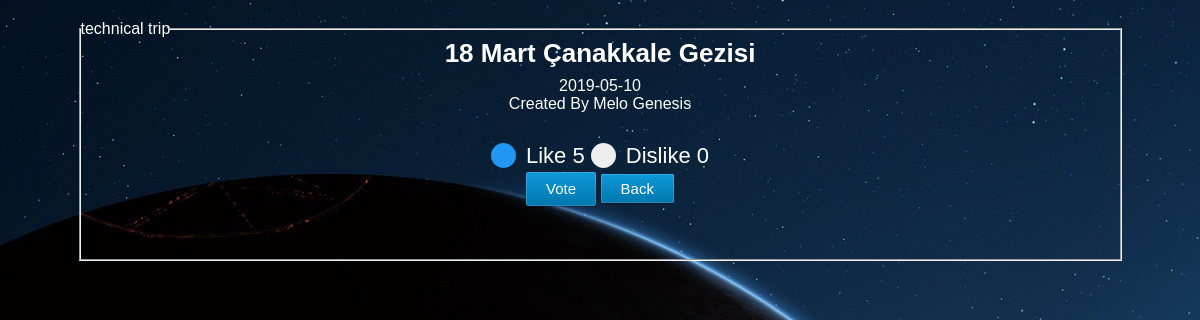
The page /vote.php?id=1 (signed in) on the database its author committed.
### tables this page shows
CREATE TABLE `proposal` (
  `id` int(11) NOT NULL AUTO_INCREMENT,
  `mem_id` int(11) NOT NULL,
  `type` varchar(255) DEFAULT NULL,
  `description` varchar(255) DEFAULT NULL,
  `likeCount` int(11) unsigned DEFAULT NULL,
  `dislikeCount` int(11) unsigned DEFAULT NULL,
  `createdAt` date DEFAULT NULL,
  `isActive` int(11) NOT NULL DEFAULT '1',
  PRIMARY KEY (`id`),
  KEY `proposal_ibfk_1` (`mem_id`),
  CONSTRAINT `proposal_ibfk_1` FOREIGN KEY (`mem_id`) REFERENCES `member` (`id`) ON DELETE CASCADE
);

CREATE TABLE `member` (
  `id` int(11) NOT NULL AUTO_INCREMENT,
  `fname` varchar(255) DEFAULT NULL,
  `lname` varchar(255) DEFAULT NULL,
  `email` varchar(255) DEFAULT NULL,
  `department` varchar(255) DEFAULT NULL,
  `username` varchar(255) DEFAULT NULL,
  `password` varchar(255) DEFAULT NULL,
  `birthdate` date DEFAULT NULL,
  PRIMARY KEY (`id`)
);

### vote.php (the view, shortened to what this page needs)
<?php session_start(); require 'session.php'; require 'db_connect.php';
    $proposal_id = $_GET['id'];
    $query = mysqli_query($db, "SELECT * FROM proposal WHERE id = '$proposal_id' ");
    $row = mysqli_fetch_array($query);
?>
<html>
    <link rel="stylesheet" href="form.css" type="text/css">
    <div align="center" class="body-content module">
        <?php
            $owner = $row["mem_id"];
            $type = $row["type"];
            $description = $row["description"];
            $likeCount = $row["likeCount"];
            $dislikeCount = $row["dislikeCount"];
            $createdAt = $row["createdAt"];
            $query = "SELECT fname, lname FROM member WHERE id = \"" . $owner . "\" LIMIT 1";
            $result = $db->query($query);
            $row = $result->fetch_assoc();
        ?>
        <fieldset>
                <legend><?= $type ?></legend>
                <div>
                <?php
                    echo '<h2>';
                    echo $description;
                    echo '</h2>';
                    echo '<p>';
                    echo $createdAt;
                    echo '</p>';
                    echo '<p> Created By ';
                    echo $row["fname"]." ".$row["lname"] ;
                    echo '</p>';
                ?>
            <div style="padding: 20px;">
                <form class="form module" method="POST" autocomplete="off">
                    <div method="post" action="listproposals.php" style="padding-top: 10px;">
                        <label class="container">Like<?= " ".$likeCount ?>
                          <span class="checkmark"></span>
                        </label>
                        <label class="container">Dislike<?= " ".$dislikeCount ?>
                          <span class="checkmark"></span>
                        </label>
                    </div>
                    <input class='btn btn-primary' type="submit" name="submit" value="Vote"/>
                    <a class="btn btn-primary" href="listproposals.php">Back</a>
                </form>
            </div>
        </fieldset>
    </div>
</html>

### form.css (style rules this page uses)
.container { position: relative; padding-left: 35px; margin-bottom: 12px; cursor: pointer; font-size: 22px; -webkit-user-select: none; -moz-user-select: none; -ms-user-select: none; user-select: none; }
.checkmark { position: absolute; top: 0; left: 0; height: 25px; width: 25px; background-color: #eee; border-radius: 50%; }
.container input:checked ~ .checkmark { background-color: #2196F3; }
.container .checkmark:after { top: 9px; left: 9px; width: 8px; height: 8px; border-radius: 50%; background: white; }
h2 { font-size: 26px; margin-bottom: 8px; }
* { margin:0; padding:0; }
.module { position: relative; top: 10%; padding-bottom: 30px; width: 450px; margin-left: auto; margin-right: auto; }
.body-content { position:relative; top:20px; height:700px; width: 1043px; margin-left:auto; margin-right:auto; background: transparent; }
.btn { text-decoration: none; text-overflow: ellipsis; white-space: nowrap; overflow: hidden; margin: 3px 0; padding: 6px 20px; font-size: 15px; line-height: 20px; height: 34px; background-color: rgba(0, 0, 0, 0.15); color: #00aeff; border: 1px solid rgba(255, 255, 255, 0.15); box-shadow: 0 0 rgba(0, 0, 0, 0); border-radius: 2px; -webkit-transition: background-color 0.2s, box-shadow 0.2s, background-color 0.2s, border-color 0.2s, color 0.2s; transition: background-color 0.2s, box-shadow 0.2s, background-color 0.2s, border-color 0.2s, color 0.2s; }
.btn-primary { background-color: #098cc8; color: #ffffff; border: 1px solid transparent; box-shadow: 0 0 rgba(0, 0, 0, 0); border-radius: 2px; -webkit-transition: background-color 0.2s, box-shadow 0.2s, background-color 0.2s, border-color 0.2s, color 0.2s; transition: background-color 0.2s, box-shadow 0.2s, background-color 0.2s, border-color 0.2s, color 0.2s; background-image: -webkit-linear-gradient(top, #0f9ada, #0076ad); background-image: linear-gradient(to bottom, #0f9ada, #0076ad); border: 0; box-shadow: 0 1px 1px rgba(0, 0, 0, 0.3), 0 0 0 1px rgba(255, 255, 255, 0.15) inset; }

### rows shown on the page
proposal: type "technical trip", description "18 Mart Çanakkale Gezisi", createdAt "2019-05-10", likeCount "5", dislikeCount "0"
member: fname "Melo", lname "Genesis"
